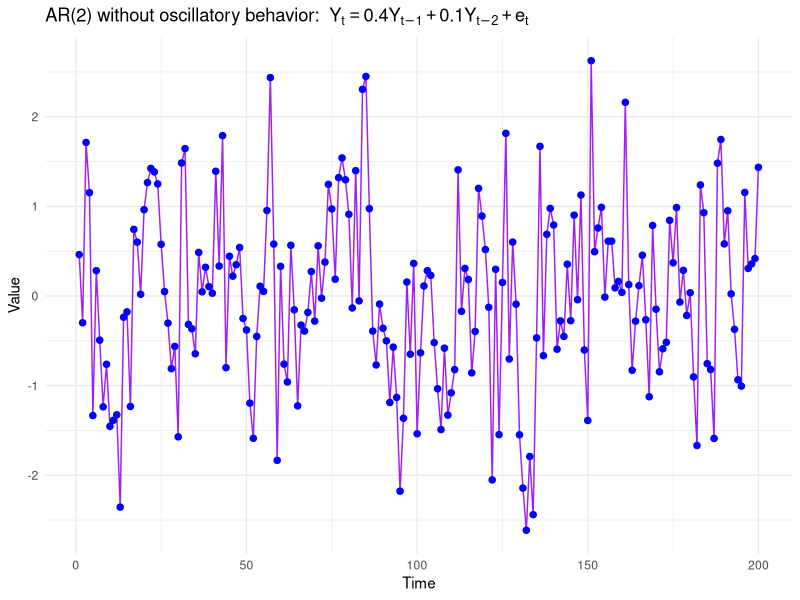
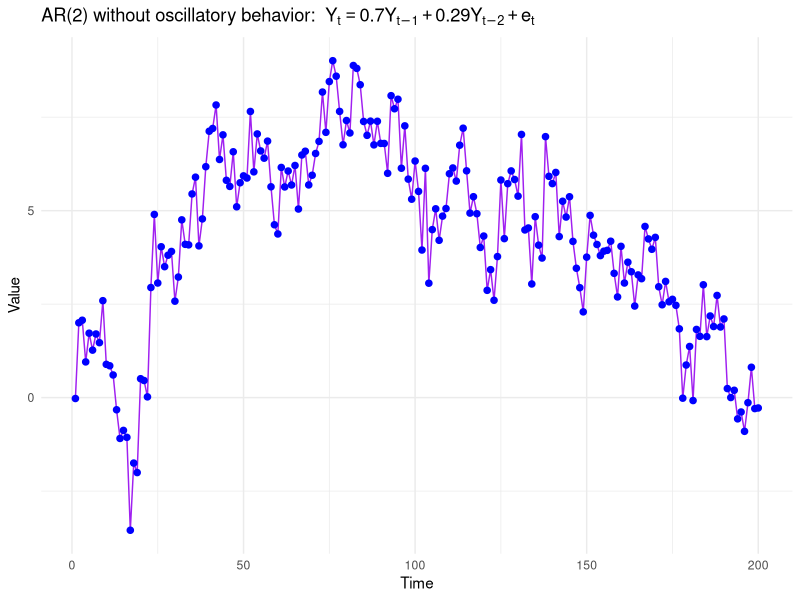

The R source for these figures, in order:
## ---- chunk 1
#| echo: false

library(ggplot2)
set.seed(123)
# Function to plot AR(2) process
plot_ar2_process <- function(ar_coeffs, title_expression) {
  # Generate AR(2) process
  ar_process <- as.numeric(arima.sim(model = list(ar = ar_coeffs), n = 200))
  
  # Create data frame for plotting
  plot_data <- data.frame(Time = 1:200, AR_Oscillatory = ar_process)
  
  ggplot(plot_data, aes(x = Time, y = AR_Oscillatory)) + 
    geom_line(color = "purple") + 
    geom_point(color = "blue", size = 3, shape = 20) + 
    labs(
      title = title_expression,
      x = "Time", 
      y = "Value"
    ) +
    theme_minimal()
}

# Example 1: AR(2) with coefficients (0.4, 0.1)
plot_ar2_process(
  ar_coeffs = c(0.4, 0.1),
  title_expression = expression("AR(2) without oscillatory behavior: " ~ 
                                  Y[t] == 0.4 * Y[t-1] + 0.1 * Y[t-2] + e[t])
)

# Example 2: AR(2) with coefficients (0.7, 0.29)
plot_ar2_process(
  ar_coeffs = c(0.7, 0.29),
  title_expression = expression("AR(2) without oscillatory behavior: " ~ 
                                  Y[t] == 0.7 * Y[t-1] + 0.29 * Y[t-2] + e[t])
)

